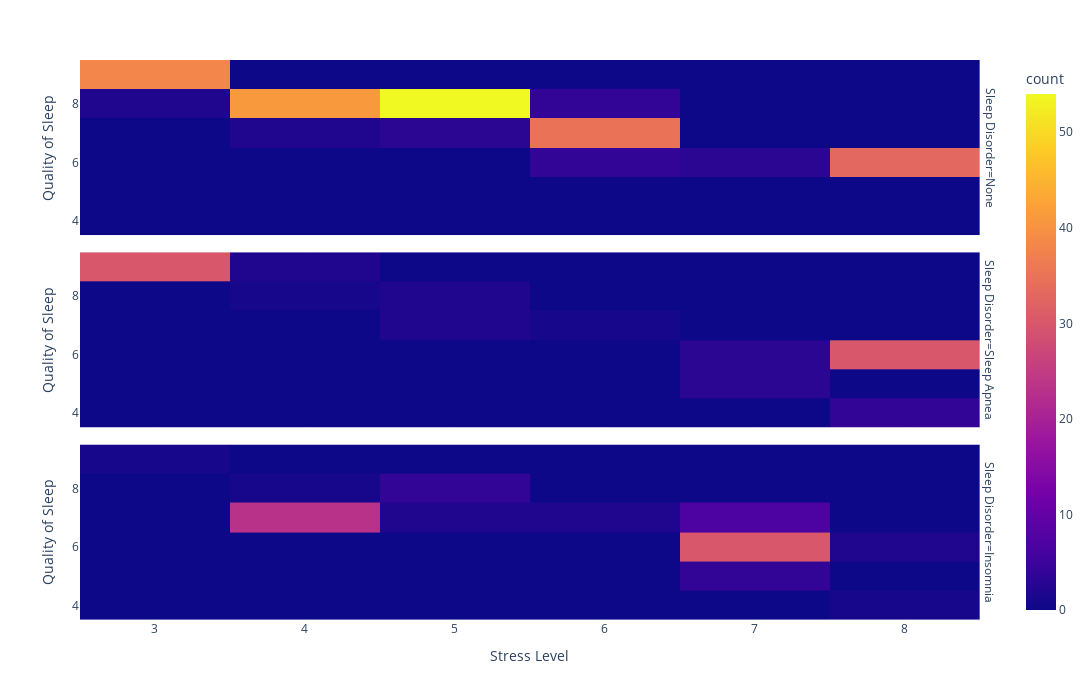

Notebook source saved alongside this figure:
### Markdown cell above
How about we also see how this looks for each sleep disorder:

### Code cell
fig = px.density_heatmap(df, x="Stress Level", y="Quality of Sleep", facet_row="Sleep Disorder")
fig.update_layout(width=1200, height=700)
fig.show()

### Figure 1 — Plotly figure (JSON) as saved in the notebook; plotly's stock layout.template omitted (floating-point values rounded to 4 significant figures; data arrays with more than 128 entries replaced by an {"elided": "..."} marker saying what was removed)
{"data": [{"coloraxis": "coloraxis", "hovertemplate": "Sleep Disorder=None<br>Stress Level=%{x}<br>Quality of Sleep=%{y}<br>count=%{z}<extra></extra>", "name": "", "type": "histogram2d", "x": {"elided": "219 int values"}, "xaxis": "x3", "xbingroup": "x", "y": {"elided": "219 int values"}, "yaxis": "y3", "ybingroup": "y"}, {"coloraxis": "coloraxis", "hovertemplate": "Sleep Disorder=Sleep Apnea<br>Stress Level=%{x}<br>Quality of Sleep=%{y}<br>count=%{z}<extra></extra>", "name": "", "type": "histogram2d", "x": [8, 8, 7, 8, 7, 6, 8, 8, 5, 7, 4, 5, 5, 7, 7, 5, 7, 8, 8, 8, 8, 8, 8, 8, 8, 8, 3, 3, 8, 8, 8, 8, 8, 8, 8, 8, 8, 8, 8, 8, 8, 8, 8, 8, 8, 8, 8, 8, 4, 4, 3, 3, 3, 3, 3, 3, 3, 3, 3, 3, 3, 3, 3, 3, 3, 3, 3, 3, 3, 3, 3, 3, 3, 3, 3, 3, 3, 3], "xaxis": "x2", "xbingroup": "x", "y": [4, 4, 5, 6, 5, 7, 4, 4, 7, 5, 8, 8, 7, 6, 6, 8, 6, 6, 6, 6, 6, 6, 6, 6, 6, 6, 9, 9, 6, 6, 6, 6, 6, 6, 6, 6, 6, 6, 6, 6, 6, 6, 6, 6, 6, 6, 6, 6, 9, 9, 9, 9, 9, 9, 9, 9, 9, 9, 9, 9, 9, 9, 9, 9, 9, 9, 9, 9, 9, 9, 9, 9, 9, 9, 9, 9, 9, 9], "yaxis": "y2", "ybingroup": "y"}, {"coloraxis": "coloraxis", "hovertemplate": "Sleep Disorder=Insomnia<br>Stress Level=%{x}<br>Quality of Sleep=%{y}<br>count=%{z}<extra></extra>", "name": "", "type": "histogram2d", "x": [8, 7, 7, 7, 8, 4, 7, 5, 7, 5, 7, 4, 7, 4, 7, 4, 7, 7, 7, 7, 7, 7, 7, 7, 7, 7, 5, 5, 4, 7, 7, 7, 4, 7, 4, 7, 4, 7, 4, 7, 4, 7, 4, 7, 7, 4, 7, 7, 4, 7, 7, 4, 7, 4, 7, 7, 6, 6, 4, 4, 4, 4, 4, 4, 4, 4, 4, 5, 5, 8, 7, 7, 7, 7, 7, 7, 3], "xaxis": "x", "xbingroup": "x", "y": [4, 6, 5, 5, 6, 8, 5, 8, 5, 8, 6, 7, 6, 7, 6, 7, 6, 6, 6, 6, 6, 6, 6, 6, 6, 6, 8, 8, 7, 6, 6, 6, 7, 6, 7, 6, 7, 6, 7, 6, 7, 6, 7, 6, 6, 7, 6, 6, 7, 6, 6, 7, 6, 7, 6, 7, 7, 7, 7, 7, 7, 7, 7, 7, 7, 7, 7, 7, 7, 6, 7, 7, 7, 7, 7, 7, 9], "yaxis": "y", "ybingroup": "y"}], "layout": {"annotations": [{"font": {}, "showarrow": false, "text": "Sleep Disorder=Insomnia", "textangle": 90, "x": 0.98, "xanchor": "left", "xref": "paper", "y": 0.1567, "yanchor": "middle", "yref": "paper"}, {"font": {}, "showarrow": false, "text": "Sleep Disorder=Sleep Apnea", "textangle": 90, "x": 0.98, "xanchor": "left", "xref": "paper", "y": 0.5, "yanchor": "middle", "yref": "paper"}, {"font": {}, "showarrow": false, "text": "Sleep Disorder=None", "textangle": 90, "x": 0.98, "xanchor": "left", "xref": "paper", "y": 0.8433, "yanchor": "middle", "yref": "paper"}], "coloraxis": {"colorbar": {"title": {"text": "count"}}, "colorscale": [[0, "#0d0887"], [0.1111, "#46039f"], [0.2222, "#7201a8"], [0.3333, "#9c179e"], [0.4444, "#bd3786"], [0.5556, "#d8576b"], [0.6667, "#ed7953"], [0.7778, "#fb9f3a"], [0.8889, "#fdca26"], [1, "#f0f921"]]}, "height": 700, "legend": {"tracegroupgap": 0}, "margin": {"t": 60}, "width": 1200, "xaxis": {"anchor": "y", "domain": [0, 0.98], "title": {"text": "Stress Level"}}, "xaxis2": {"anchor": "y2", "domain": [0, 0.98], "matches": "x", "showticklabels": false}, "xaxis3": {"anchor": "y3", "domain": [0, 0.98], "matches": "x", "showticklabels": false}, "yaxis": {"anchor": "x", "domain": [0, 0.3133], "title": {"text": "Quality of Sleep"}}, "yaxis2": {"anchor": "x2", "domain": [0.3433, 0.6567], "matches": "y", "title": {"text": "Quality of Sleep"}}, "yaxis3": {"anchor": "x3", "domain": [0.6867, 1.0], "matches": "y", "title": {"text": "Quality of Sleep"}}}}
